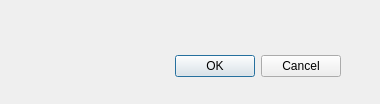
<?xml version="1.0" encoding="UTF-8"?>
<ui version="4.0">
 <class>Dialog</class>
 <widget class="QDialog" name="Dialog">
  <property name="geometry">
   <rect>
    <x>0</x>
    <y>0</y>
    <width>380</width>
    <height>104</height>
   </rect>
  </property>
  <property name="windowTitle">
   <string>Dialog</string>
  </property>
  <widget class="QDialogButtonBox" name="buttonBox">
   <property name="geometry">
    <rect>
     <x>0</x>
     <y>50</y>
     <width>341</width>
     <height>32</height>
    </rect>
   </property>
   <property name="orientation">
    <enum>Qt::Horizontal</enum>
   </property>
   <property name="standardButtons">
    <set>QDialogButtonBox::Cancel|QDialogButtonBox::Ok</set>
   </property>
  </widget>
 </widget>
 <resources/>
 <connections>
  <connection>
   <sender>buttonBox</sender>
   <signal>accepted()</signal>
   <receiver>Dialog</receiver>
   <slot>accept()</slot>
   <hints>
    <hint type="sourcelabel">
     <x>248</x>
     <y>254</y>
    </hint>
    <hint type="destinationlabel">
     <x>157</x>
     <y>274</y>
    </hint>
   </hints>
  </connection>
  <connection>
   <sender>buttonBox</sender>
   <signal>rejected()</signal>
   <receiver>Dialog</receiver>
   <slot>reject()</slot>
   <hints>
    <hint type="sourcelabel">
     <x>316</x>
     <y>260</y>
    </hint>
    <hint type="destinationlabel">
     <x>286</x>
     <y>274</y>
    </hint>
   </hints>
  </connection>
 </connections>
</ui>
